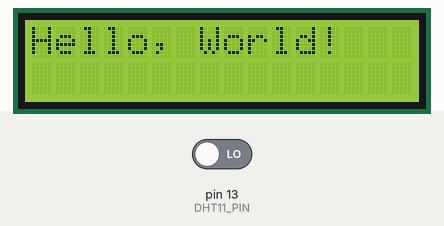
This sketch was run on a simulated Arduino Uno, built with avr-gcc and run on an emulated ATmega328P. Shown: 16×2 character LCD. The test bench sets the inputs (shaded band); at power-on: pin 13 (DHT11_PIN) LOW.

Above: at 0.1 s.
At 3.2 s:
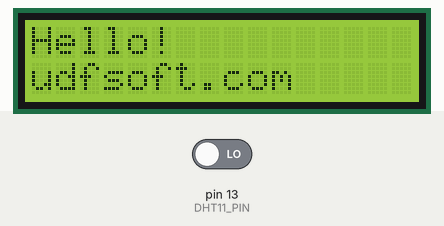
At 7.2 s:
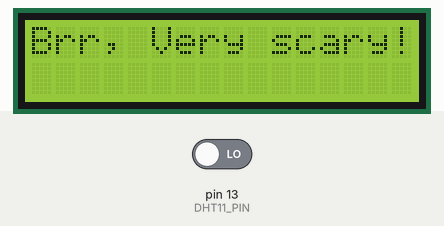
At 11.3 s:
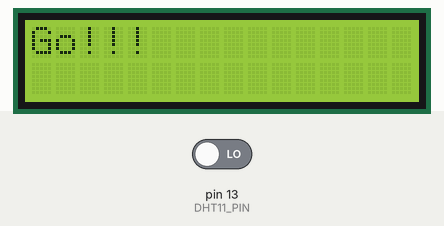
At 14.3 s:
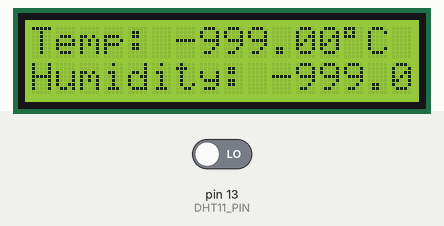

The sketch:

LiquidCrystal_HelloWorld.ino
```cpp
// (licence header left out)
#include <LiquidCrystal.h>
#include "dht.h"

dht DHT;

#define DHT11_PIN 13

const int rs = 12, en = 11, d4 = 10, d5 = 9, d6 = 8, d7 = 7;
LiquidCrystal lcd(rs, en, d4, d5, d6, d7);

void setup() {
  Serial.begin(9600);
  lcd.begin(16, 2);
  lcd.print("Hello, World!");
  delay(3000);
  lcd.begin(16, 2);
  lcd.setCursor(0,0);
  lcd.print("Hello!");
  lcd.setCursor(0,1);
  lcd.print("udfsoft.com");
  delay(4000);
  lcd.begin(16, 2);
  lcd.print("Brr, Very scary!");
  delay(4000);
  lcd.begin(16, 2);
  lcd.print("Go!!!");
  delay(3000);
}

void loop() {
  int chk = DHT.read11(DHT11_PIN);
  lcd.setCursor(0,0);
  lcd.print("Temp: ");
  lcd.print(DHT.temperature);
  lcd.print((char)223);
  lcd.print("C");
  lcd.setCursor(0,1);
  lcd.print("Humidity: ");
  lcd.print(DHT.humidity);
  lcd.print("%");
  delay(1000);
}
```

dht.cpp
```cpp
//
//    FILE: dht.cpp
//  AUTHOR: Rob Tillaart
// VERSION: 0.1.14
// PURPOSE: DHT Temperature & Humidity Sensor library for Arduino
//     URL: http://arduino.cc/playground/Main/DHTLib
//
// HISTORY:
// 0.1.14 replace digital read with faster (~3x) code => more robust low MHz machines.
// 0.1.13 fix negative temperature
// 0.1.12 support DHT33 and DHT44 initial version
// 0.1.11 renamed DHTLIB_TIMEOUT
// 0.1.10 optimized faster WAKEUP + TIMEOUT
// 0.1.09 optimize size: timeout check + use of mask
// 0.1.08 added formula for timeout based upon clockspeed
// 0.1.07 added support for DHT21
// 0.1.06 minimize footprint (2012-12-27)
// 0.1.05 fixed negative temperature bug (thanks to Roseman)
// 0.1.04 improved readability of code using DHTLIB_OK in code
// 0.1.03 added error values for temp and humidity when read failed
// 0.1.02 added error codes
// 0.1.01 added support for Arduino 1.0, fixed typos (31/12/2011)
// 0.1.00 by Rob Tillaart (01/04/2011)
//
// inspired by DHT11 library
//
// Released to the public domain
//

#include "dht.h"

/////////////////////////////////////////////////////
//
// PUBLIC
//

// return values:
// DHTLIB_OK
// DHTLIB_ERROR_CHECKSUM
// DHTLIB_ERROR_TIMEOUT
int dht::read11(uint8_t pin)
{
    // READ VALUES
    int rv = _readSensor(pin, DHTLIB_DHT11_WAKEUP);
    if (rv != DHTLIB_OK)
    {
        humidity    = DHTLIB_INVALID_VALUE; // invalid value, or is NaN prefered?
        temperature = DHTLIB_INVALID_VALUE; // invalid value
        return rv;
    }

    // CONVERT AND STORE
    humidity    = bits[0];  // bits[1] == 0;
    temperature = bits[2];  // bits[3] == 0;

    // TEST CHECKSUM
    // bits[1] && bits[3] both 0
    uint8_t sum = bits[0] + bits[2];
    if (bits[4] != sum) return DHTLIB_ERROR_CHECKSUM;

    return DHTLIB_OK;
}


// return values:
// DHTLIB_OK
// DHTLIB_ERROR_CHECKSUM
// DHTLIB_ERROR_TIMEOUT
int dht::read(uint8_t pin)
{
    // READ VALUES
    int rv = _readSensor(pin, DHTLIB_DHT_WAKEUP);
    if (rv != DHTLIB_OK)
    {
        humidity    = DHTLIB_INVALID_VALUE;  // invalid value, or is NaN prefered?
        temperature = DHTLIB_INVALID_VALUE;  // invalid value
        return rv; // propagate error value
    }

    // CONVERT AND STORE
    humidity = word(bits[0], bits[1]) * 0.1;
    temperature = word(bits[2] & 0x7F, bits[3]) * 0.1;
    if (bits[2] & 0x80)  // negative temperature
    {
        temperature = -temperature;
    }

    // TEST CHECKSUM
    uint8_t sum = bits[0] + bits[1] + bits[2] + bits[3];
    if (bits[4] != sum)
    {
        return DHTLIB_ERROR_CHECKSUM;
    }
    return DHTLIB_OK;
}

/////////////////////////////////////////////////////
//
// PRIVATE
//

// return values:
// DHTLIB_OK
// DHTLIB_ERROR_TIMEOUT
int dht::_readSensor(uint8_t pin, uint8_t wakeupDelay)
{
    // INIT BUFFERVAR TO RECEIVE DATA
    uint8_t mask = 128;
    uint8_t idx = 0;

    // replace digitalRead() with Direct Port Reads.
    // reduces footprint ~100 bytes => portability issue?
    // direct port read is about 3x faster
	uint8_t bit = digitalPinToBitMask(pin);
	uint8_t port = digitalPinToPort(pin);
    volatile uint8_t *PIR = portInputRegister(port);

    // EMPTY BUFFER
    for (uint8_t i = 0; i < 5; i++) bits[i] = 0;

    // REQUEST SAMPLE
    pinMode(pin, OUTPUT);
    digitalWrite(pin, LOW); // T-be
    delay(wakeupDelay);
    digitalWrite(pin, HIGH);   // T-go
    delayMicroseconds(40);
    pinMode(pin, INPUT);

    // GET ACKNOWLEDGE or TIMEOUT
    uint16_t loopCntLOW = DHTLIB_TIMEOUT;
    while ((*PIR & bit) == LOW )  // T-rel
    {
        if (--loopCntLOW == 0) return DHTLIB_ERROR_TIMEOUT;
    }

    uint16_t loopCntHIGH = DHTLIB_TIMEOUT;
    while ((*PIR & bit) != LOW )  // T-reh
    {
        if (--loopCntHIGH == 0) return DHTLIB_ERROR_TIMEOUT;
    }

    // READ THE OUTPUT - 40 BITS => 5 BYTES
    for (uint8_t i = 40; i != 0; i--)
    {
        loopCntLOW = DHTLIB_TIMEOUT;
        while ((*PIR & bit) == LOW )
        {
            if (--loopCntLOW == 0) return DHTLIB_ERROR_TIMEOUT;
        }

        uint32_t t = micros();

        loopCntHIGH = DHTLIB_TIMEOUT;
        while ((*PIR & bit) != LOW )
        {
            if (--loopCntHIGH == 0) return DHTLIB_ERROR_TIMEOUT;
        }

        if ((micros() - t) > 40)
        {
            bits[idx] |= mask;
        }
        mask >>= 1;
        if (mask == 0)   // next byte?
        {
            mask = 128;
            idx++;
        }
    }
    pinMode(pin, OUTPUT);
    digitalWrite(pin, HIGH);

    return DHTLIB_OK;
}
//
// END OF FILE
//
```

dht.h
```cpp
//
//    FILE: dht.h
//  AUTHOR: Rob Tillaart
// VERSION: 0.1.14
// PURPOSE: DHT Temperature & Humidity Sensor library for Arduino
//     URL: http://arduino.cc/playground/Main/DHTLib
//
// HISTORY:
// see dht.cpp file
//

#ifndef dht_h
#define dht_h

#if ARDUINO < 100
#include <WProgram.h>
#else
#include <Arduino.h>
#endif

#define DHT_LIB_VERSION "0.1.14"

#define DHTLIB_OK                0
#define DHTLIB_ERROR_CHECKSUM   -1
#define DHTLIB_ERROR_TIMEOUT    -2
#define DHTLIB_INVALID_VALUE    -999

#define DHTLIB_DHT11_WAKEUP     18
#define DHTLIB_DHT_WAKEUP       1

// max timeout is 100 usec.
// For a 16 Mhz proc 100 usec is 1600 clock cycles
// loops using DHTLIB_TIMEOUT use at least 4 clock cycli
// so 100 us takes max 400 loops
// so by dividing F_CPU by 40000 we "fail" as fast as possible
#define DHTLIB_TIMEOUT (F_CPU/40000)

class dht
{
public:
    // return values:
    // DHTLIB_OK
    // DHTLIB_ERROR_CHECKSUM
    // DHTLIB_ERROR_TIMEOUT
    int read11(uint8_t pin);
    int read(uint8_t pin);

    inline int read21(uint8_t pin) { return read(pin); };
    inline int read22(uint8_t pin) { return read(pin); };
    inline int read33(uint8_t pin) { return read(pin); };
    inline int read44(uint8_t pin) { return read(pin); };

    double humidity;
    double temperature;

private:
    uint8_t bits[5];  // buffer to receive data
    int _readSensor(uint8_t pin, uint8_t wakeupDelay);
};
#endif
//
// END OF FILE
//
```

Measured:
- what the display in image 1 shows lasts 4.1 s, from 3.1 s to 7.2 s
- what the display in image 3 shows lasts 3.0 s, from 11.3 s to 14.3 s
